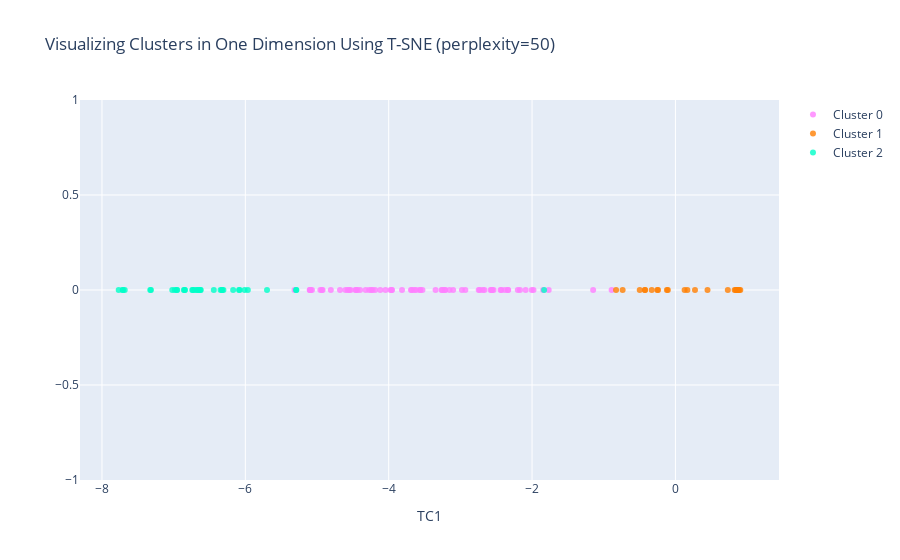

Notebook code for this chart:
### Code cell
#Instructions for building the 1-D plot

#trace1 is for 'Cluster 0'
trace1 = go.Scatter(
                    x = cluster0["TC1_1d"],
                    y = cluster0["dummy"],
                    mode = "markers",
                    name = "Cluster 0",
                    marker = dict(color = 'rgba(255, 128, 255, 0.8)'),
                    text = None)

#trace2 is for 'Cluster 1'
trace2 = go.Scatter(
                    x = cluster1["TC1_1d"],
                    y = cluster1["dummy"],
                    mode = "markers",
                    name = "Cluster 1",
                    marker = dict(color = 'rgba(255, 128, 2, 0.8)'),
                    text = None)

#trace3 is for 'Cluster 2'
trace3 = go.Scatter(
                    x = cluster2["TC1_1d"],
                    y = cluster2["dummy"],
                    mode = "markers",
                    name = "Cluster 2",
                    marker = dict(color = 'rgba(0, 255, 200, 0.8)'),
                    text = None)

data = [trace1, trace2, trace3]

title = "Visualizing Clusters in One Dimension Using T-SNE (perplexity=" + str(perplexity) + ")"

layout = dict(title = title,
              xaxis= dict(title= 'TC1',ticklen= 5,zeroline= False),
              yaxis= dict(title= '',ticklen= 5,zeroline= False)
             )

fig = dict(data = data, layout = layout)

iplot(fig)

### Figure 1 — Plotly figure (JSON) as saved in the notebook; plotly's stock layout.template omitted (floating-point values rounded to 4 significant figures)
{"data": [{"marker": {"color": "rgba(255, 128, 255, 0.8)"}, "mode": "markers", "name": "Cluster 0", "type": "scatter", "x": [-0.89, -5.1, -2.333, -3.814, -3.217, -4.454, -2.089, -2.168, -4.044, -4.604, -4.189, -4.531, -2.729, -3.101, -2.664, -4.552, -2.004, -2.537, -3.959, -3.69, -1.845, -4.245, -2.578, -4.679, -4.226, -4.808, -2.558, -4.321, -2.199, -1.98, -4.272, -4.922, -3.954, -4.435, -4.464, -4.118, -3.617, -2.564, -3.263, -5.07, -3.151, -4.572, -5.313, -2.689, -4.933, -2.339, -5.088, -2.931, -3.974, -3.214, -1.148, -4.954, -2.427, -3.251, -2.439, -2.978, -1.768, -2.744, -4.399, -3.676, -3.559, -3.644, -5.101, -3.563, -3.529, -3.346, -2.379], "y": [0, 0, 0, 0, 0, 0, 0, 0, 0, 0, 0, 0, 0, 0, 0, 0, 0, 0, 0, 0, 0, 0, 0, 0, 0, 0, 0, 0, 0, 0, 0, 0, 0, 0, 0, 0, 0, 0, 0, 0, 0, 0, 0, 0, 0, 0, 0, 0, 0, 0, 0, 0, 0, 0, 0, 0, 0, 0, 0, 0, 0, 0, 0, 0, 0, 0, 0]}, {"marker": {"color": "rgba(255, 128, 2, 0.8)"}, "mode": "markers", "name": "Cluster 1", "type": "scatter", "x": [-0.1053, -0.2421, 0.1284, 0.4478, -0.1187, 0.8516, 0.8751, 0.8406, 0.8672, -0.7363, 0.89, 0.7311, -0.8278, -0.4975, -0.3303, -0.4264, 0.9054, 0.8267, 0.1673, -0.4225, 0.2731, -0.2526], "y": [0, 0, 0, 0, 0, 0, 0, 0, 0, 0, 0, 0, 0, 0, 0, 0, 0, 0, 0, 0, 0, 0]}, {"marker": {"color": "rgba(0, 255, 200, 0.8)"}, "mode": "markers", "name": "Cluster 2", "type": "scatter", "x": [-6.733, -6.01, -6.324, -7.767, -6.628, -7.019, -6.858, -1.832, -6.958, -5.29, -7.711, -6.622, -7.317, -6.44, -7.327, -6.674, -5.291, -5.698, -6.645, -6.712, -5.965, -7.683, -6.17, -6.847, -6.741, -7.708, -6.842, -6.087, -6.08, -6.328, -6.983, -6.951, -6.346, -6.306, -6.67], "y": [0, 0, 0, 0, 0, 0, 0, 0, 0, 0, 0, 0, 0, 0, 0, 0, 0, 0, 0, 0, 0, 0, 0, 0, 0, 0, 0, 0, 0, 0, 0, 0, 0, 0, 0]}], "layout": {"title": {"text": "Visualizing Clusters in One Dimension Using T-SNE (perplexity=50)"}, "xaxis": {"ticklen": 5, "title": {"text": "TC1"}, "zeroline": false}, "yaxis": {"ticklen": 5, "title": {"text": ""}, "zeroline": false}}}
